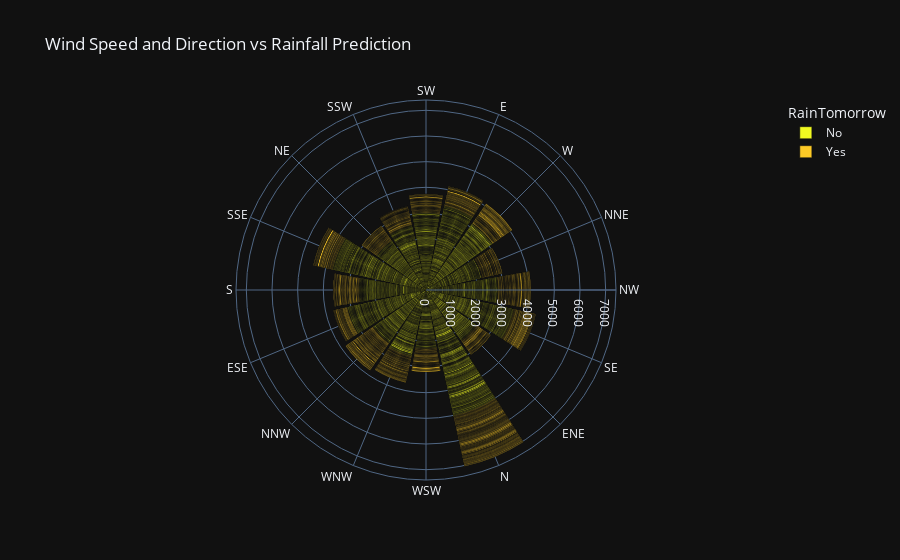

Source (notebook cell):
### Markdown cell above
### Plotting Wind Speed and Direction vs Rainfall Prediction

### Code cell
seventh_plot=fig = px.bar_polar(df_group, r="WindSpeed9am", theta="WindDir9am",
                   color="RainTomorrow", template="plotly_dark",
                   color_discrete_sequence= px.colors.sequential.Plasma_r,
                   title = 'Wind Speed and Direction vs Rainfall Prediction')
fig.show()

### Figure 1 — Plotly figure (JSON) as saved in the notebook; plotly's stock layout.template omitted (floating-point values rounded to 4 significant figures; data arrays with more than 128 entries replaced by an {"elided": "..."} marker saying what was removed)
{"data": [{"hovertemplate": "RainTomorrow=No<br>WindSpeed9am=%{r}<br>WindDir9am=%{theta}<extra></extra>", "legendgroup": "No", "marker": {"color": "#f0f921", "pattern": {"shape": ""}}, "name": "No", "r": {"elided": "3448 float values"}, "showlegend": true, "subplot": "polar", "theta": {"elided": "3448 str values"}, "type": "barpolar"}, {"hovertemplate": "RainTomorrow=Yes<br>WindSpeed9am=%{r}<br>WindDir9am=%{theta}<extra></extra>", "legendgroup": "Yes", "marker": {"color": "#fdca26", "pattern": {"shape": ""}}, "name": "Yes", "r": {"elided": "968 float values"}, "showlegend": true, "subplot": "polar", "theta": {"elided": "968 str values"}, "type": "barpolar"}], "layout": {"barmode": "relative", "legend": {"title": {"text": "RainTomorrow"}, "tracegroupgap": 0}, "polar": {"angularaxis": {"direction": "clockwise", "rotation": 90}, "domain": {"x": [0, 1], "y": [0, 1]}}, "title": {"text": "Wind Speed and Direction vs Rainfall Prediction"}}}
